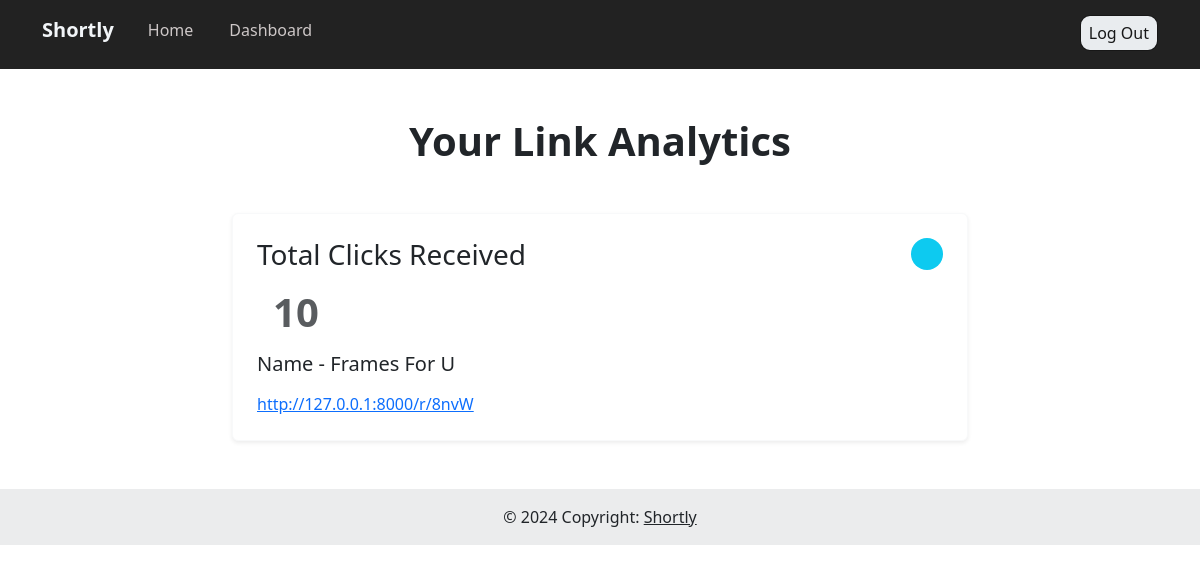
Page /analytics/8nvW (signed in) on the committed database.
### urlshortner/models.py (models this page shows, shortened)
class urls(models.Model):
    name = models.CharField(max_length=300)
    link = models.TextField()
    short_url = models.CharField(max_length=200)
    visits = models.IntegerField(default=0)
    created_by = models.ForeignKey(User , on_delete= models.CASCADE , )
    id = models.UUIDField(default=uuid.uuid4 , unique=True , primary_key= True , editable=False)
    unique_code = models.CharField(max_length = 10 , blank=True, null=True)

### urlshortner/views.py (the view)
# urls.py: path('analytics/<str:unique_code>' , views.analytics , name='analytics'),
@login_required(login_url="login")
def analytics(request , unique_code ):
    links = urls.objects.get(unique_code=unique_code)
    context = {
        'links':links
    }
    return render(request , 'analytics.html' , context)

### templates/analytics.html (shortened to what this page needs)
{% extends 'main.html' %}
{% block content %}
<section class="py-3 py-md-5">
    <div class="row justify-content-md-center">
        <div class="col-12 col-md-9 col-lg-8 col-xl-7 col-xxl-6">
          <h1 class="display-6 fw-bold mb-4 mb-md-5 mb-xxl-6 text-center">Your Link Analytics</h1>
        </div>
    </div>
    <div class="container">
      <div class="row justify-content-center">
        <div class="col-12 col-lg-10 col-xl-8 col-xxl-7">
          <div class="row gy-4">
            <div class="">
              <div class="card widget-card border-light shadow-sm">
                <div class="card-body p-4">
                  <div class="row">
                    <div class="col-8">
                      <h3 class="card-title widget-card-title mb-3">Total Clicks Received</h3>
                      <h1 class="card-subtitle text-body-secondary fw-bolder m-3" >{{links.visits}}</h1>
                      <h5 class="card-title widget-card-title mb-3">Name - {{links.name}}</h5>
                      <a href="{{links.short_url}}" target=”_blank”>{{links.short_url}}</a>
                    </div>
                    <div class="col-4">
                      <div class="d-flex justify-content-end">
                        <div class="lh-1 text-white bg-info rounded-circle p-3 d-flex align-items-center justify-content-center">
                        </div>
                      </div>
                    </div>
                  </div>
                </div>
              </div>
            </div>
          </div>
        </div>
      </div>
    </div>
  </section>
{% endblock content%}

### rows in the picture
urls: visits "10", name "Frames For U", short_url "http://127.0.0.1:8000/r/8nvW"
